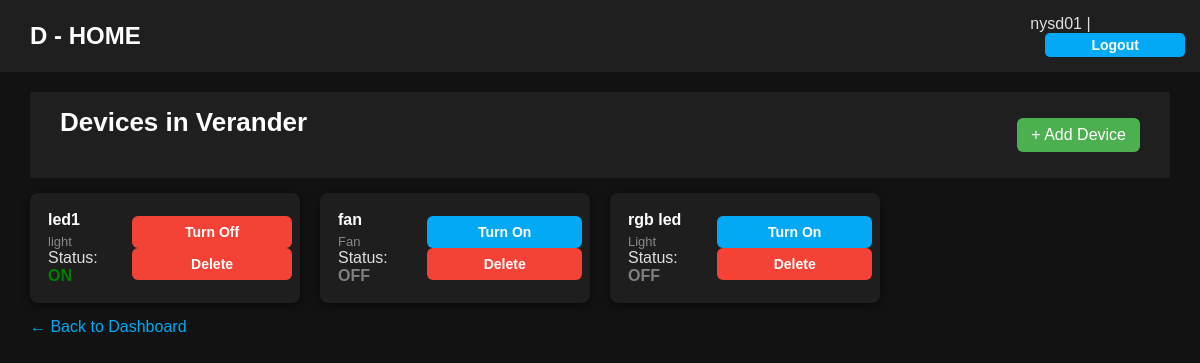
/accounts/room/1/ (signed in), run on an earlier commit of the app's database.
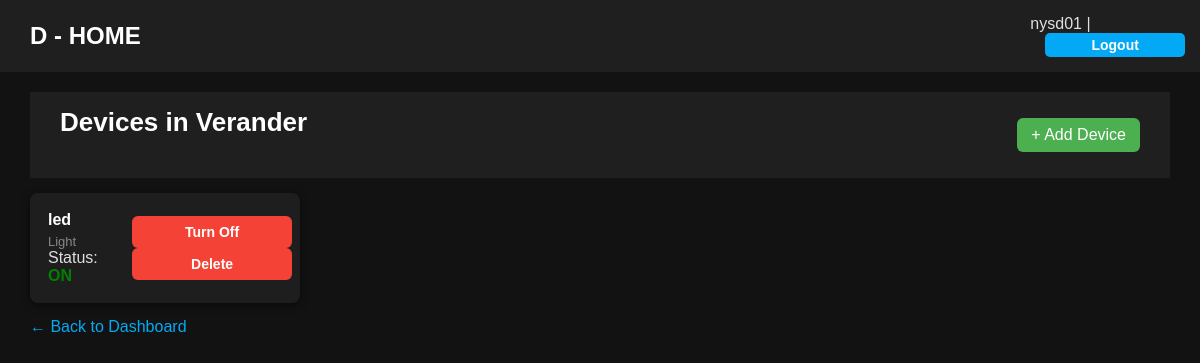
And on a later commit of the database.
### control/models.py (models this page shows, shortened)
class Room(models.Model):
    name = models.CharField(max_length=100)

class Device(models.Model):
    name = models.CharField(max_length=100)
    device_type = models.CharField(max_length=50)
    status = models.BooleanField(default=False)
    brightness = models.IntegerField(default=128)  # ✅ New field
    room = models.ForeignKey(Room, related_name='devices', on_delete=models.CASCADE)

### control/views.py (the view)
# urls.py: path('room/<int:room_id>/', views.room_detail, name='room_detail'),
@login_required
def room_detail(request, room_id):
    room = get_object_or_404(Room, id=room_id)
    return render(request, 'control/room_detail.html', {'room': room})

### templates/control/room_detail.html (shortened to what this page needs)
{% extends "base.html" %}
{% block content %}
<section class="devices">
  <header class="rooms-header">
    <h2>Devices in {{ room.name }}</h2>
    <a href="{% url 'add_device' room.id %}" class="btn-add-room">+ Add Device</a>
  </header>
  <div class="rooms-grid">
    {% for device in room.devices.all %}
      <div class="device-card">
        <div>
          <h4>{{ device.name }}</h4>
          <p class="device-type">{{ device.device_type }}</p>
          <p>
            Status:
            {% if device.status %}
              <span style="color: green; font-weight: bold;">ON</span>
            {% else %}
              <span style="color: gray; font-weight: bold;">OFF</span>
            {% endif %}
          </p>
        </div>
        <div class="device-actions">
          {% if device.status %}
            <a href="{% url 'toggle_device' device.id %}">
              <button class="deactivate">Turn Off</button>
            </a>
          {% else %}
            <a href="{% url 'toggle_device' device.id %}">
              <button>Turn On</button>
            </a>
          {% endif %}
          <a href="{% url 'delete_device' device.id %}">
            <button class="deactivate">Delete</button>
          </a>
        </div>
      </div>
    {% empty %}
      <p class="no-rooms">No devices in this room yet.</p>
    {% endfor %}
  </div>
  <p><a href="{% url 'dashboard' %}" class="btn-view">← Back to Dashboard</a></p>
</section>
{% endblock %}

### templates/base.html (shortened to what this page needs)
{% load static %}
<!DOCTYPE html>
<html lang="en">
<head>
  <link rel="stylesheet" href="{% static 'style.css' %}">
</head>
<body>
  <header>
    <h1>D - HOME</h1>
    <nav>
      <span>{{ user.username }}</span> |
      <form action="{% url 'logout' %}" method="post" style="display:inline;">
        <button type="submit" style="
            color: #fff;
   font-size: 14px;
   margin-left: 15px;
   padding: 4px 6px;        /* less horizontal padding */
   border-radius: 5px;
   background: #03a9f4;
   transition: background 0.3s;
   min-width: 60px;         /* sets a minimum width */
   text-align: center;
        ">
          Logout
        </button>
      </form>
    </nav>
  </header>
  <main>
    {% block content %}{% endblock %}
  </main>
</body>
</html>

### static/style.css (style rules this page uses)
* { margin: 0; padding: 0; box-sizing: border-box; }
body, input, button, select, textarea { font-family: 'Poppins', sans-serif; }
body { background-color: #121212; color: #e0e0e0; min-height: 100vh; }
a { text-decoration: none; color: inherit; }
button { cursor: pointer; }
header { background-color: #1f1f1f; padding: 15px 30px; display: flex; justify-content: space-between; align-items: center; }
header h1 { color: #fff; font-size: 24px; }
h2 { text-align: center; margin-bottom: 25px; font-size: 26px; color: #fff; }
button { width: 100%; padding: 12px; background: #03a9f4; border: none; border-radius: 6px; color: #fff; font-weight: 600; font-size: 15px; transition: background 0.3s, transform 0.2s; }
main { padding: 20px 30px; }
.rooms-header { display: flex; justify-content: space-between; align-items: center; margin-bottom: 15px; }
.rooms-header h2 { color: #fff; }
.btn-add-room { background: #4caf50; color: #fff; padding: 8px 14px; border-radius: 6px; transition: background 0.3s; }
.rooms-grid { display: grid; grid-template-columns: repeat(auto-fill, minmax(220px,1fr)); gap: 20px; }
.btn-view { color: #03a9f4; font-weight: 500; transition: color 0.3s; }
.device-card { background: #1e1e1e; padding: 18px; border-radius: 8px; margin-bottom: 15px; display: flex; justify-content: space-between; align-items: center; box-shadow: 0 2px 8px rgba(0,0,0,0.5); }
.device-card h4 { color: #fff; margin-bottom: 5px; }
.device-type { color: #888; font-size: 13px; }
.device-actions a { margin-left: 10px; }
.device-actions button { padding: 8px 12px; font-size: 14px; }
.device-actions button.deactivate { background: #f44336; }

What changed in the data, as far as the page shows it:
no longer on this page (row edited): Device: name "led1", device_type "light", status "ON"
removed Device: name "fan", device_type "Fan", status "OFF"
removed Device: name "rgb led", device_type "Light", status "OFF"
added Device: name "led", device_type "Light", status "ON"
